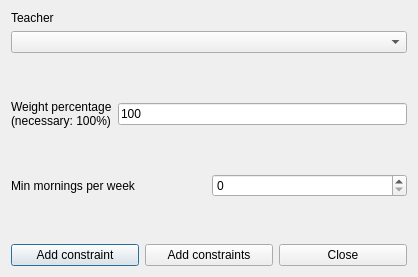
<?xml version="1.0" encoding="UTF-8"?>
<ui version="4.0">
 <class>AddConstraintTeacherMinMorningsPerWeekForm_template</class>
 <widget class="QDialog" name="AddConstraintTeacherMinMorningsPerWeekForm_template">
  <property name="geometry">
   <rect>
    <x>0</x>
    <y>0</y>
    <width>418</width>
    <height>277</height>
   </rect>
  </property>
  <property name="windowTitle">
   <string extracomment="This is the title of the dialog to add a new constraint of this type">Add teacher min mornings per week</string>
  </property>
  <layout class="QVBoxLayout" name="verticalLayout_2">
   <item>
    <layout class="QVBoxLayout" name="verticalLayout">
     <item>
      <widget class="QLabel" name="teacherTextLabel">
       <property name="frameShape">
        <enum>QFrame::NoFrame</enum>
       </property>
       <property name="frameShadow">
        <enum>QFrame::Plain</enum>
       </property>
       <property name="text">
        <string>Teacher</string>
       </property>
       <property name="wordWrap">
        <bool>false</bool>
       </property>
      </widget>
     </item>
     <item>
      <widget class="QComboBox" name="teachersComboBox">
       <property name="editable">
        <bool>false</bool>
       </property>
       <property name="insertPolicy">
        <enum>QComboBox::NoInsert</enum>
       </property>
       <property name="duplicatesEnabled">
        <bool>false</bool>
       </property>
      </widget>
     </item>
    </layout>
   </item>
   <item>
    <spacer name="verticalSpacer">
     <property name="orientation">
      <enum>Qt::Vertical</enum>
     </property>
     <property name="sizeHint" stdset="0">
      <size>
       <width>20</width>
       <height>35</height>
      </size>
     </property>
    </spacer>
   </item>
   <item>
    <layout class="QHBoxLayout" name="horizontalLayout_2">
     <item>
      <widget class="QLabel" name="weightTextLabel">
       <property name="frameShape">
        <enum>QFrame::NoFrame</enum>
       </property>
       <property name="frameShadow">
        <enum>QFrame::Plain</enum>
       </property>
       <property name="text">
        <string>Weight percentage
(necessary: 100%)</string>
       </property>
       <property name="wordWrap">
        <bool>false</bool>
       </property>
      </widget>
     </item>
     <item>
      <widget class="QLineEdit" name="weightLineEdit">
       <property name="text">
        <string notr="true">100</string>
       </property>
      </widget>
     </item>
    </layout>
   </item>
   <item>
    <spacer name="verticalSpacer_2">
     <property name="orientation">
      <enum>Qt::Vertical</enum>
     </property>
     <property name="sizeHint" stdset="0">
      <size>
       <width>20</width>
       <height>35</height>
      </size>
     </property>
    </spacer>
   </item>
   <item>
    <layout class="QHBoxLayout" name="horizontalLayout_3">
     <item>
      <widget class="QLabel" name="minMorningsTextLabel">
       <property name="frameShape">
        <enum>QFrame::NoFrame</enum>
       </property>
       <property name="frameShadow">
        <enum>QFrame::Plain</enum>
       </property>
       <property name="text">
        <string>Min mornings per week</string>
       </property>
       <property name="wordWrap">
        <bool>false</bool>
       </property>
      </widget>
     </item>
     <item>
      <widget class="QSpinBox" name="minMorningsSpinBox"/>
     </item>
    </layout>
   </item>
   <item>
    <spacer name="verticalSpacer_3">
     <property name="orientation">
      <enum>Qt::Vertical</enum>
     </property>
     <property name="sizeHint" stdset="0">
      <size>
       <width>20</width>
       <height>35</height>
      </size>
     </property>
    </spacer>
   </item>
   <item>
    <layout class="QHBoxLayout" name="horizontalLayout">
     <item>
      <widget class="QPushButton" name="addConstraintPushButton">
       <property name="text">
        <string>Add constraint</string>
       </property>
      </widget>
     </item>
     <item>
      <widget class="QPushButton" name="addConstraintsPushButton">
       <property name="text">
        <string>Add constraints</string>
       </property>
      </widget>
     </item>
     <item>
      <widget class="QPushButton" name="closePushButton">
       <property name="text">
        <string>Close</string>
       </property>
      </widget>
     </item>
    </layout>
   </item>
  </layout>
 </widget>
 <layoutdefault spacing="6" margin="11"/>
 <resources/>
 <connections/>
</ui>
